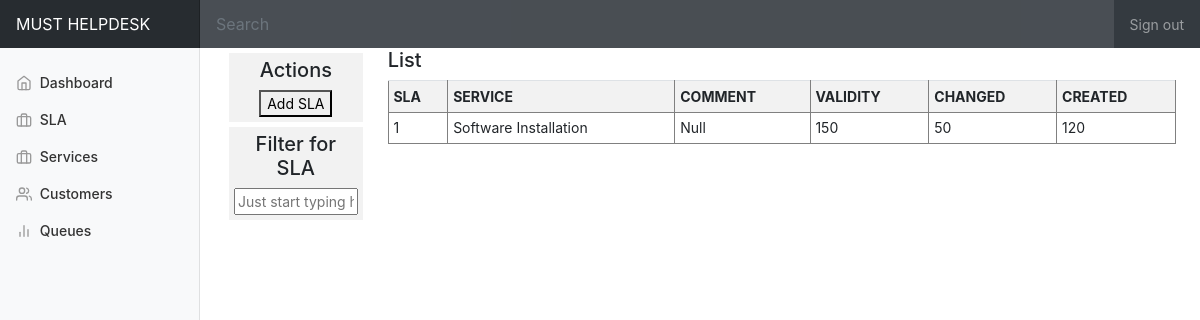
/AdminInterface/admin/sla.php, run on the app's committed database.
### tables this page shows
CREATE TABLE `sla` (
  `sla_id` int(11) NOT NULL AUTO_INCREMENT,
  `name` varchar(45) DEFAULT NULL,
  `service_time` int(11) DEFAULT NULL,
  `update_time` int(11) DEFAULT NULL,
  `escalation_time` int(11) DEFAULT NULL,
  `escalation_update_time` int(11) DEFAULT NULL,
  PRIMARY KEY (`sla_id`)
);

### AdminInterface/admin/model/SLA.php (called while the page is built, shortened)
<?php
    class SLAs{
        private $conn;
        private $db_table = "sla";
        public function __construct($db){
            $this->conn = $db;
        }
        public function getSLAs() {
            $sqlQuery = "SELECT sla_id, name, service_time,escalation_time,escalation_update_time FROM " . $this->db_table . "";
            $stmt = $this->conn->prepare($sqlQuery);
            $stmt->execute();
            $SLAs = [];
            while ($row = $stmt->fetch(PDO::FETCH_ASSOC)) {
                $SLAs[] = $row;
            }
            return $SLAs;
        }
    }
?>

### AdminInterface/admin/sla.php (the view, shortened to what this page needs)
<!DOCTYPE html>
<html lang="en">
<head>
</head>
<body>
    <?php include_once("admin_template.php") ?>
    <main role="main" class="col-md-9 ml-sm-auto col-lg-10 px-md-4">
    <div class="row">
  <div class="col-sm-2">
<div class="actions">
    <h5>Actions</h5>
    <button onclick="location.href='add_SLA.php'"> Add SLA</button>
</div>
<div class="actions">
    <h5>Filter for SLA</h5>
    <input type="text" placeholder="Just start typing here">
</div>
</div>
<div class="col-sm-10">
<div class="list">
    <h5>List</h5>
    <table  class="table table-striped table-sm" border=1px bordercolor="gray">
        <th>SLA</th><th>SERVICE</th><th>COMMENT</th><th>VALIDITY</th><th>CHANGED</th><th>CREATED</th>
        <?php
    include_once './model/SLA.php';
    $database = new Database();
    $db = $database->getConnection();
    $item = new SLAs($db);
$attachments = $item->getSLAs();
foreach ($attachments as $attachment):?>
<tr>
            <td><?php echo $attachment['sla_id']; ?></td>
            <td><?php echo $attachment['name']; ?></td>
            <td>Null</td>
            <td><?php echo $attachment['service_time']; ?></td>
            <td><?php echo $attachment['escalation_time']; ?></td>
            <td><?php echo $attachment['escalation_update_time']; ?></td>
            <?php endforeach; ?> </tr>
    </table>
</div>
</div>
</div>
</main>
</body>
</html>

### AdminInterface/admin/templates/dashboard.css (style rules this page uses)
body { font-size: .875rem; }
.row { justify-content: center; }
.actions { margin: 5px; background-color: #f2f2f2; text-align: center; padding: 5px; width: 100%; }
.actions input { width: 100%; }
.col-sm-2 .actions { width: 100%; }

### data on the page
sla: sla_id "1", name "Software Installation", service_time "150", escalation_time "50", escalation_update_time "120"
